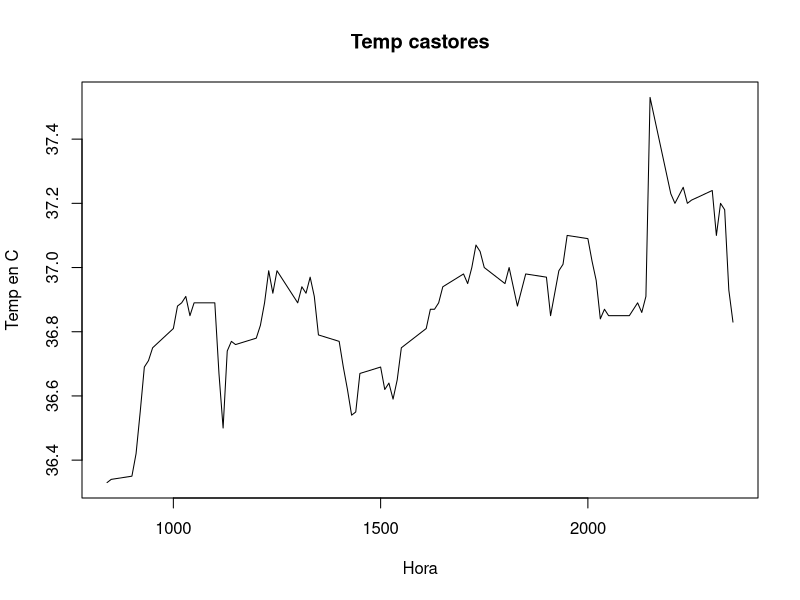
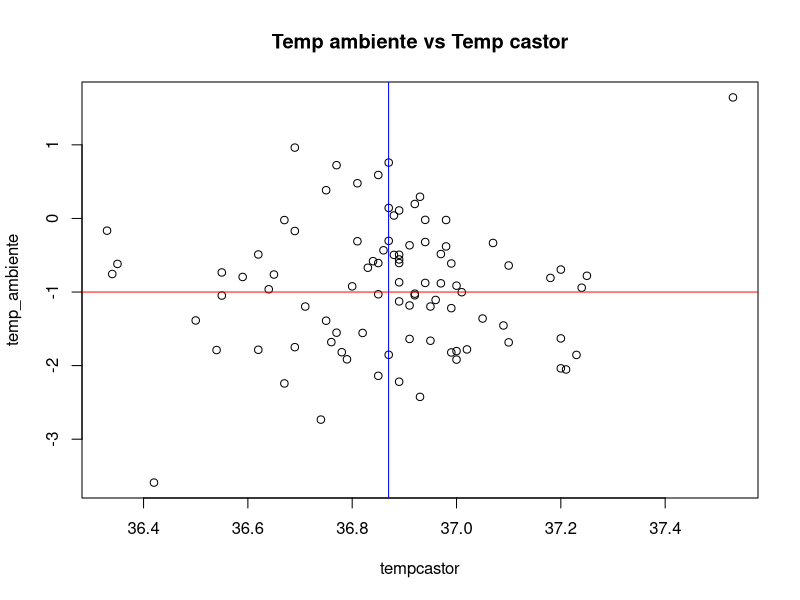

The R script that drew these images, in order:
## ---- chunk 1
knitr::opts_chunk$set(echo = TRUE)
## ---- chunk 2
knitr::kable(summary(beaver1)
             )
nrow(beaver1)
## ---- chunk 3
d_beaver1 <- beaver1[beaver1$day == 346, ]
## ---- chunk 4
table(d_beaver1$activ)
## ---- chunk 5
n_beaver1 <- d_beaver1[d_beaver1$time > 500, ]
# hay un corte en la secuencia de los datos, entonces solo se usaron a partir de las 500h
plot(n_beaver1$time, n_beaver1$temp, type = "l", main = "Temp castores", xlab = "Hora", ylab = "Temp en C")
## ---- chunk 6
temp_ambiente <- rnorm(nrow(n_beaver1), -1, 1)
## ---- chunk 7
set.seed(6543)
tempcastor <- sample(n_beaver1$temp)


plot(tempcastor, temp_ambiente, main = "Temp ambiente vs Temp castor")
abline(v = mean(n_beaver1$temp), col = "blue")
abline(h = -1, col = "red")

